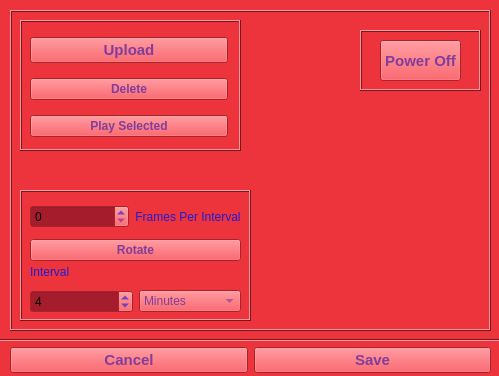
<?xml version="1.0" encoding="UTF-8"?>
<ui version="4.0">
 <class>MainWindow</class>
 <widget class="QMainWindow" name="MainWindow">
  <property name="geometry">
   <rect>
    <x>0</x>
    <y>0</y>
    <width>499</width>
    <height>376</height>
   </rect>
  </property>
  <property name="palette">
   <palette>
    <active>
     <colorrole role="WindowText">
      <brush brushstyle="SolidPattern">
       <color alpha="255">
        <red>32</red>
        <green>29</green>
        <blue>209</blue>
       </color>
      </brush>
     </colorrole>
     <colorrole role="Button">
      <brush brushstyle="SolidPattern">
       <color alpha="255">
        <red>237</red>
        <green>51</green>
        <blue>59</blue>
       </color>
      </brush>
     </colorrole>
     <colorrole role="Light">
      <brush brushstyle="SolidPattern">
       <color alpha="255">
        <red>255</red>
        <green>155</green>
        <blue>160</blue>
       </color>
      </brush>
     </colorrole>
     <colorrole role="Midlight">
      <brush brushstyle="SolidPattern">
       <color alpha="255">
        <red>246</red>
        <green>103</green>
        <blue>109</blue>
       </color>
      </brush>
     </colorrole>
     <colorrole role="Dark">
      <brush brushstyle="SolidPattern">
       <color alpha="255">
        <red>118</red>
        <green>25</green>
        <blue>29</blue>
       </color>
      </brush>
     </colorrole>
     <colorrole role="Mid">
      <brush brushstyle="SolidPattern">
       <color alpha="255">
        <red>158</red>
        <green>34</green>
        <blue>39</blue>
       </color>
      </brush>
     </colorrole>
     <colorrole role="Text">
      <brush brushstyle="SolidPattern">
       <color alpha="255">
        <red>0</red>
        <green>0</green>
        <blue>0</blue>
       </color>
      </brush>
     </colorrole>
     <colorrole role="BrightText">
      <brush brushstyle="SolidPattern">
       <color alpha="255">
        <red>255</red>
        <green>255</green>
        <blue>255</blue>
       </color>
      </brush>
     </colorrole>
     <colorrole role="ButtonText">
      <brush brushstyle="SolidPattern">
       <color alpha="255">
        <red>129</red>
        <green>61</green>
        <blue>156</blue>
       </color>
      </brush>
     </colorrole>
     <colorrole role="Base">
      <brush brushstyle="SolidPattern">
       <color alpha="255">
        <red>165</red>
        <green>29</green>
        <blue>45</blue>
       </color>
      </brush>
     </colorrole>
     <colorrole role="Window">
      <brush brushstyle="SolidPattern">
       <color alpha="255">
        <red>237</red>
        <green>51</green>
        <blue>59</blue>
       </color>
      </brush>
     </colorrole>
     <colorrole role="Shadow">
      <brush brushstyle="SolidPattern">
       <color alpha="255">
        <red>0</red>
        <green>0</green>
        <blue>0</blue>
       </color>
      </brush>
     </colorrole>
     <colorrole role="AlternateBase">
      <brush brushstyle="SolidPattern">
       <color alpha="255">
        <red>246</red>
        <green>153</green>
        <blue>157</blue>
       </color>
      </brush>
     </colorrole>
     <colorrole role="ToolTipBase">
      <brush brushstyle="SolidPattern">
       <color alpha="255">
        <red>255</red>
        <green>255</green>
        <blue>220</blue>
       </color>
      </brush>
     </colorrole>
     <colorrole role="ToolTipText">
      <brush brushstyle="SolidPattern">
       <color alpha="255">
        <red>0</red>
        <green>0</green>
        <blue>0</blue>
       </color>
      </brush>
     </colorrole>
     <colorrole role="PlaceholderText">
      <brush brushstyle="SolidPattern">
       <color alpha="128">
        <red>0</red>
        <green>0</green>
        <blue>0</blue>
       </color>
      </brush>
     </colorrole>
    </active>
    <inactive>
     <colorrole role="WindowText">
      <brush brushstyle="SolidPattern">
       <color alpha="255">
        <red>32</red>
        <green>29</green>
        <blue>209</blue>
       </color>
      </brush>
     </colorrole>
     <colorrole role="Button">
      <brush brushstyle="SolidPattern">
       <color alpha="255">
        <red>237</red>
        <green>51</green>
        <blue>59</blue>
       </color>
      </brush>
     </colorrole>
     <colorrole role="Light">
      <brush brushstyle="SolidPattern">
       <color alpha="255">
        <red>255</red>
        <green>155</green>
        <blue>160</blue>
       </color>
      </brush>
     </colorrole>
     <colorrole role="Midlight">
      <brush brushstyle="SolidPattern">
       <color alpha="255">
        <red>246</red>
        <green>103</green>
        <blue>109</blue>
       </color>
      </brush>
     </colorrole>
     <colorrole role="Dark">
      <brush brushstyle="SolidPattern">
       <color alpha="255">
        <red>118</red>
        <green>25</green>
        <blue>29</blue>
       </color>
      </brush>
     </colorrole>
     <colorrole role="Mid">
      <brush brushstyle="SolidPattern">
       <color alpha="255">
        <red>158</red>
        <green>34</green>
        <blue>39</blue>
       </color>
      </brush>
     </colorrole>
     <colorrole role="Text">
      <brush brushstyle="SolidPattern">
       <color alpha="255">
        <red>0</red>
        <green>0</green>
        <blue>0</blue>
       </color>
      </brush>
     </colorrole>
     <colorrole role="BrightText">
      <brush brushstyle="SolidPattern">
       <color alpha="255">
        <red>255</red>
        <green>255</green>
        <blue>255</blue>
       </color>
      </brush>
     </colorrole>
     <colorrole role="ButtonText">
      <brush brushstyle="SolidPattern">
       <color alpha="255">
        <red>129</red>
        <green>61</green>
        <blue>156</blue>
       </color>
      </brush>
     </colorrole>
     <colorrole role="Base">
      <brush brushstyle="SolidPattern">
       <color alpha="255">
        <red>165</red>
        <green>29</green>
        <blue>45</blue>
       </color>
      </brush>
     </colorrole>
     <colorrole role="Window">
      <brush brushstyle="SolidPattern">
       <color alpha="255">
        <red>237</red>
        <green>51</green>
        <blue>59</blue>
       </color>
      </brush>
     </colorrole>
     <colorrole role="Shadow">
      <brush brushstyle="SolidPattern">
       <color alpha="255">
        <red>0</red>
        <green>0</green>
        <blue>0</blue>
       </color>
      </brush>
     </colorrole>
     <colorrole role="AlternateBase">
      <brush brushstyle="SolidPattern">
       <color alpha="255">
        <red>246</red>
        <green>153</green>
        <blue>157</blue>
       </color>
      </brush>
     </colorrole>
     <colorrole role="ToolTipBase">
      <brush brushstyle="SolidPattern">
       <color alpha="255">
        <red>255</red>
        <green>255</green>
        <blue>220</blue>
       </color>
      </brush>
     </colorrole>
     <colorrole role="ToolTipText">
      <brush brushstyle="SolidPattern">
       <color alpha="255">
        <red>0</red>
        <green>0</green>
        <blue>0</blue>
       </color>
      </brush>
     </colorrole>
     <colorrole role="PlaceholderText">
      <brush brushstyle="SolidPattern">
       <color alpha="128">
        <red>0</red>
        <green>0</green>
        <blue>0</blue>
       </color>
      </brush>
     </colorrole>
    </inactive>
    <disabled>
     <colorrole role="WindowText">
      <brush brushstyle="SolidPattern">
       <color alpha="255">
        <red>118</red>
        <green>25</green>
        <blue>29</blue>
       </color>
      </brush>
     </colorrole>
     <colorrole role="Button">
      <brush brushstyle="SolidPattern">
       <color alpha="255">
        <red>237</red>
        <green>51</green>
        <blue>59</blue>
       </color>
      </brush>
     </colorrole>
     <colorrole role="Light">
      <brush brushstyle="SolidPattern">
       <color alpha="255">
        <red>255</red>
        <green>155</green>
        <blue>160</blue>
       </color>
      </brush>
     </colorrole>
     <colorrole role="Midlight">
      <brush brushstyle="SolidPattern">
       <color alpha="255">
        <red>246</red>
        <green>103</green>
        <blue>109</blue>
       </color>
      </brush>
     </colorrole>
     <colorrole role="Dark">
      <brush brushstyle="SolidPattern">
       <color alpha="255">
        <red>118</red>
        <green>25</green>
        <blue>29</blue>
       </color>
      </brush>
     </colorrole>
     <colorrole role="Mid">
      <brush brushstyle="SolidPattern">
       <color alpha="255">
        <red>158</red>
        <green>34</green>
        <blue>39</blue>
       </color>
      </brush>
     </colorrole>
     <colorrole role="Text">
      <brush brushstyle="SolidPattern">
       <color alpha="255">
        <red>118</red>
        <green>25</green>
        <blue>29</blue>
       </color>
      </brush>
     </colorrole>
     <colorrole role="BrightText">
      <brush brushstyle="SolidPattern">
       <color alpha="255">
        <red>255</red>
        <green>255</green>
        <blue>255</blue>
       </color>
      </brush>
     </colorrole>
     <colorrole role="ButtonText">
      <brush brushstyle="SolidPattern">
       <color alpha="255">
        <red>118</red>
        <green>25</green>
        <blue>29</blue>
       </color>
      </brush>
     </colorrole>
     <colorrole role="Base">
      <brush brushstyle="SolidPattern">
       <color alpha="255">
        <red>237</red>
        <green>51</green>
        <blue>59</blue>
       </color>
      </brush>
     </colorrole>
     <colorrole role="Window">
      <brush brushstyle="SolidPattern">
       <color alpha="255">
        <red>237</red>
        <green>51</green>
        <blue>59</blue>
       </color>
      </brush>
     </colorrole>
     <colorrole role="Shadow">
      <brush brushstyle="SolidPattern">
       <color alpha="255">
        <red>0</red>
        <green>0</green>
        <blue>0</blue>
       </color>
      </brush>
     </colorrole>
     <colorrole role="AlternateBase">
      <brush brushstyle="SolidPattern">
       <color alpha="255">
        <red>237</red>
        <green>51</green>
        <blue>59</blue>
       </color>
      </brush>
     </colorrole>
     <colorrole role="ToolTipBase">
      <brush brushstyle="SolidPattern">
       <color alpha="255">
        <red>255</red>
        <green>255</green>
        <blue>220</blue>
       </color>
      </brush>
     </colorrole>
     <colorrole role="ToolTipText">
      <brush brushstyle="SolidPattern">
       <color alpha="255">
        <red>0</red>
        <green>0</green>
        <blue>0</blue>
       </color>
      </brush>
     </colorrole>
     <colorrole role="PlaceholderText">
      <brush brushstyle="SolidPattern">
       <color alpha="128">
        <red>0</red>
        <green>0</green>
        <blue>0</blue>
       </color>
      </brush>
     </colorrole>
    </disabled>
   </palette>
  </property>
  <property name="cursor">
   <cursorShape>ArrowCursor</cursorShape>
  </property>
  <property name="windowTitle">
   <string>Memory Player</string>
  </property>
  <property name="windowIcon">
   <iconset>
    <normaloff>../images/camera_icon.png</normaloff>../images/camera_icon.png</iconset>
  </property>
  <property name="tabShape">
   <enum>QTabWidget::Rounded</enum>
  </property>
  <widget class="QWidget" name="centralwidget">
   <widget class="QWidget" name="horizontalLayoutWidget">
    <property name="geometry">
     <rect>
      <x>10</x>
      <y>340</y>
      <width>481</width>
      <height>41</height>
     </rect>
    </property>
    <layout class="QHBoxLayout" name="horizontalLayout">
     <item>
      <widget class="QPushButton" name="cancel_button">
       <property name="font">
        <font>
         <family>Ubuntu</family>
         <pointsize>11</pointsize>
         <weight>75</weight>
         <bold>true</bold>
        </font>
       </property>
       <property name="cursor">
        <cursorShape>OpenHandCursor</cursorShape>
       </property>
       <property name="text">
        <string>Cancel</string>
       </property>
      </widget>
     </item>
     <item>
      <widget class="QPushButton" name="save_button">
       <property name="font">
        <font>
         <family>Ubuntu</family>
         <pointsize>11</pointsize>
         <weight>75</weight>
         <bold>true</bold>
        </font>
       </property>
       <property name="cursor">
        <cursorShape>OpenHandCursor</cursorShape>
       </property>
       <property name="text">
        <string>Save</string>
       </property>
      </widget>
     </item>
    </layout>
   </widget>
   <widget class="QFrame" name="frame_2">
    <property name="geometry">
     <rect>
      <x>10</x>
      <y>10</y>
      <width>481</width>
      <height>321</height>
     </rect>
    </property>
    <property name="frameShape">
     <enum>QFrame::Box</enum>
    </property>
    <property name="frameShadow">
     <enum>QFrame::Raised</enum>
    </property>
    <widget class="QFrame" name="frame">
     <property name="geometry">
      <rect>
       <x>10</x>
       <y>10</y>
       <width>221</width>
       <height>131</height>
      </rect>
     </property>
     <property name="autoFillBackground">
      <bool>true</bool>
     </property>
     <property name="frameShape">
      <enum>QFrame::Box</enum>
     </property>
     <property name="frameShadow">
      <enum>QFrame::Raised</enum>
     </property>
     <widget class="QWidget" name="verticalLayoutWidget">
      <property name="geometry">
       <rect>
        <x>10</x>
        <y>8</y>
        <width>198</width>
        <height>120</height>
       </rect>
      </property>
      <layout class="QVBoxLayout" name="verticalLayout">
       <item>
        <widget class="QPushButton" name="upload_button">
         <property name="font">
          <font>
           <family>Ubuntu</family>
           <pointsize>11</pointsize>
           <weight>75</weight>
           <bold>true</bold>
          </font>
         </property>
         <property name="cursor">
          <cursorShape>OpenHandCursor</cursorShape>
         </property>
         <property name="layoutDirection">
          <enum>Qt::LeftToRight</enum>
         </property>
         <property name="text">
          <string>Upload</string>
         </property>
        </widget>
       </item>
       <item>
        <widget class="QPushButton" name="remove_button">
         <property name="font">
          <font>
           <weight>75</weight>
           <bold>true</bold>
          </font>
         </property>
         <property name="text">
          <string>Delete</string>
         </property>
        </widget>
       </item>
       <item>
        <widget class="QPushButton" name="play_button">
         <property name="font">
          <font>
           <weight>75</weight>
           <bold>true</bold>
          </font>
         </property>
         <property name="text">
          <string>Play Selected</string>
         </property>
        </widget>
       </item>
      </layout>
     </widget>
    </widget>
    <widget class="QLabel" name="camera_label">
     <property name="geometry">
      <rect>
       <x>280</x>
       <y>170</y>
       <width>211</width>
       <height>201</height>
      </rect>
     </property>
     <property name="text">
      <string/>
     </property>
     <property name="pixmap">
      <pixmap>../images/cameraIcon.png</pixmap>
     </property>
    </widget>
    <widget class="QWidget" name="verticalLayoutWidget_2">
     <property name="geometry">
      <rect>
       <x>350</x>
       <y>20</y>
       <width>121</width>
       <height>61</height>
      </rect>
     </property>
     <layout class="QVBoxLayout" name="verticalLayout_2">
      <item>
       <widget class="QFrame" name="frame_3">
        <property name="frameShape">
         <enum>QFrame::Box</enum>
        </property>
        <property name="frameShadow">
         <enum>QFrame::Raised</enum>
        </property>
        <widget class="QPushButton" name="power_button">
         <property name="geometry">
          <rect>
           <x>20</x>
           <y>10</y>
           <width>81</width>
           <height>41</height>
          </rect>
         </property>
         <property name="font">
          <font>
           <family>Ubuntu</family>
           <pointsize>11</pointsize>
           <weight>75</weight>
           <bold>true</bold>
          </font>
         </property>
         <property name="cursor">
          <cursorShape>OpenHandCursor</cursorShape>
         </property>
         <property name="text">
          <string>Power Off</string>
         </property>
        </widget>
       </widget>
      </item>
     </layout>
    </widget>
    <widget class="QFrame" name="frame_4">
     <property name="geometry">
      <rect>
       <x>10</x>
       <y>180</y>
       <width>231</width>
       <height>131</height>
      </rect>
     </property>
     <property name="frameShape">
      <enum>QFrame::Box</enum>
     </property>
     <property name="frameShadow">
      <enum>QFrame::Raised</enum>
     </property>
     <widget class="QWidget" name="verticalLayoutWidget_3">
      <property name="geometry">
       <rect>
        <x>10</x>
        <y>70</y>
        <width>211</width>
        <height>53</height>
       </rect>
      </property>
      <layout class="QVBoxLayout" name="verticalLayout_3">
       <item>
        <widget class="QLabel" name="interval_label">
         <property name="font">
          <font>
           <weight>50</weight>
           <bold>false</bold>
          </font>
         </property>
         <property name="text">
          <string>Interval</string>
         </property>
         <property name="alignment">
          <set>Qt::AlignLeading|Qt::AlignLeft|Qt::AlignVCenter</set>
         </property>
        </widget>
       </item>
       <item>
        <layout class="QHBoxLayout" name="horizontalLayout_2">
         <item>
          <widget class="QSpinBox" name="interval_spinBox">
           <property name="font">
            <font>
             <stylestrategy>PreferDefault</stylestrategy>
            </font>
           </property>
           <property name="prefix">
            <string/>
           </property>
           <property name="minimum">
            <number>1</number>
           </property>
           <property name="maximum">
            <number>60</number>
           </property>
           <property name="value">
            <number>4</number>
           </property>
          </widget>
         </item>
         <item>
          <widget class="QComboBox" name="time_comboBox">
           <item>
            <property name="text">
             <string>Minutes</string>
            </property>
           </item>
           <item>
            <property name="text">
             <string>Hours</string>
            </property>
           </item>
          </widget>
         </item>
        </layout>
       </item>
      </layout>
     </widget>
     <widget class="QWidget" name="verticalLayoutWidget_4">
      <property name="geometry">
       <rect>
        <x>10</x>
        <y>10</y>
        <width>211</width>
        <height>61</height>
       </rect>
      </property>
      <layout class="QVBoxLayout" name="verticalLayout_4">
       <item>
        <layout class="QHBoxLayout" name="horizontalLayout_3">
         <item>
          <widget class="QSpinBox" name="frames_spinBox">
           <property name="maximum">
            <number>100</number>
           </property>
          </widget>
         </item>
         <item>
          <widget class="QLabel" name="frames_label">
           <property name="font">
            <font>
             <weight>50</weight>
             <bold>false</bold>
            </font>
           </property>
           <property name="text">
            <string>Frames Per Interval</string>
           </property>
           <property name="alignment">
            <set>Qt::AlignCenter</set>
           </property>
          </widget>
         </item>
        </layout>
       </item>
       <item>
        <widget class="QPushButton" name="rotate_button">
         <property name="font">
          <font>
           <weight>75</weight>
           <bold>true</bold>
          </font>
         </property>
         <property name="text">
          <string>Rotate</string>
         </property>
        </widget>
       </item>
      </layout>
     </widget>
    </widget>
    <zorder>frame</zorder>
    <zorder>verticalLayoutWidget_2</zorder>
    <zorder>camera_label</zorder>
    <zorder>frame_4</zorder>
   </widget>
   <widget class="Line" name="line">
    <property name="geometry">
     <rect>
      <x>-20</x>
      <y>325</y>
      <width>521</width>
      <height>31</height>
     </rect>
    </property>
    <property name="orientation">
     <enum>Qt::Horizontal</enum>
    </property>
   </widget>
   <zorder>frame_2</zorder>
   <zorder>horizontalLayoutWidget</zorder>
   <zorder>line</zorder>
  </widget>
 </widget>
 <resources/>
 <connections/>
</ui>
